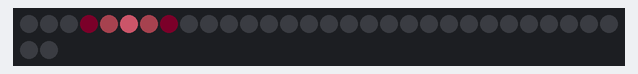
Simulated run of this sketch. Board: Arduino Uno, built with avr-gcc and run on an emulated ATmega328P. Parts: 32 RGB LEDs in strip order, left to right, continuing on the next row. Dim RGB values are drawn brighter than linear; random numbers use the default seed unless the sketch sets one.

Above: at 2.45 s.
At 5.94 s:
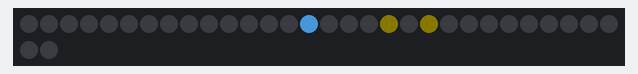
At 11.54 s:
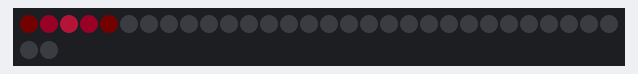
At 20.85 s:
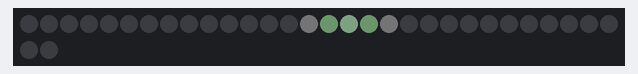
At 29.86 s:
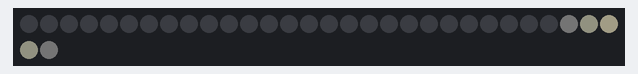
At 39.59 s:
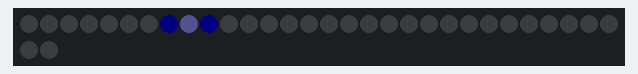

The sketch:

sparkles.ino
```cpp
//***************************************************************
// Sparkle effect with a few variables.
// Inspired by this reddit post:
// https://www.reddit.com/r/FastLED/comments/vidjkx/i_made_an_extremely_lofi_fireworks_code_from_an/
//
// Changing the three different variables changes the look quite
// a bit. Play around to see what you like.
//
//
// Marc Miller, June 2022
//***************************************************************


#include <FastLED.h>

#define LED_TYPE LPD8806
#define DATA_PIN 11
#define CLOCK_PIN 13
#define NUM_LEDS 32
#define COLOR_ORDER GRB
#define BRIGHTNESS 255
CRGB leds[NUM_LEDS];


//---------------------------------------------------------------
void setup() {
  Serial.begin(115200);  // Allows serial monitor output (check your baud rate)
  delay(2000);  // Startup delay
  FastLED.addLeds<LED_TYPE,DATA_PIN,CLOCK_PIN,COLOR_ORDER>(leds, NUM_LEDS);  // ***For strips using Clock.
  FastLED.setBrightness(BRIGHTNESS);
  FastLED.clear();
  FastLED.show();
}


//---------------------------------------------------------------
void loop() {

  // sparkles(duration, amount, spread)
  // duration: how long a sparkel lasts [max 255]
  // amount: how often a new random pixel lights up [0-100]
  // spread: how spread out a sparkle becomes [0-172]
  sparkles(random8(80,200), 100, 30);  // sparkle duration, amount, and spread
  FastLED.show();

} //end of main loop


//---------------------------------------------------------------
void sparkles(uint8_t sparkel_duration, uint8_t sparkel_amount, uint8_t sparkel_spread) {
  static uint8_t sparkle_pixel;
  EVERY_N_MILLISECONDS_I( timingObj, 1) {
    timingObj.setPeriod(sparkel_duration);
    leds[sparkle_pixel] = CRGB::Black;
    uint8_t previous_pixel = sparkle_pixel;
    while (previous_pixel == sparkle_pixel) {  // pixel can't repeat
      sparkle_pixel = random8(NUM_LEDS);
    }
    if (random8(100) < sparkel_amount) {
      //leds[sparkle_pixel] = CRGB(random8(), random8(), random8());
      leds[sparkle_pixel] = CHSV(random8(), random8(20,200), random8(50,255));
    }
  }
  EVERY_N_MILLISECONDS(10) {
    //fadeToBlackBy(leds, NUM_LEDS, 1);  // fade out a bit over time
    blur1d(leds, NUM_LEDS, sparkel_spread);  // spreads and fades out color over time
  }
}


// For info on blur1d see, search for blur1d in:
// https://fastled.io/docs/3.1/colorutils_8h_source.html
```
